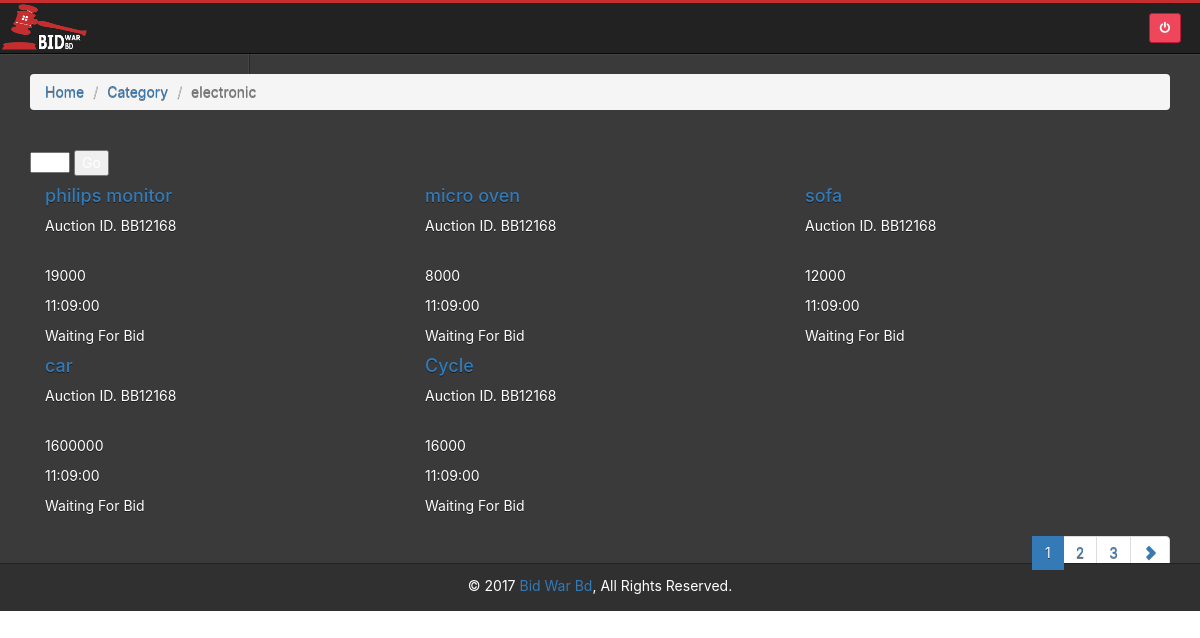
The app's page /category.php with its own data.
### tables this page shows
CREATE TABLE IF NOT EXISTS `category` (
  `id` int(11) NOT NULL,
  `product_category` varchar(30) NOT NULL
);

CREATE TABLE IF NOT EXISTS `product` (
`id` int(11) NOT NULL,
  `category_id` int(11) NOT NULL,
  `user_id` int(11) NOT NULL,
  `product_name` varchar(30) NOT NULL,
  `product_description` varchar(200) NOT NULL,
  `product_launch_date` datetime DEFAULT NULL,
  `product_end_date` datetime NOT NULL,
  `product_image` varchar(500) NOT NULL,
  `product_price` int(30) NOT NULL,
  `sold_date` date NOT NULL,
  `bid_winner_user_id` int(11) NOT NULL,
  `approved` varchar(15) DEFAULT NULL
);

### BidWarBd/BidWarBd.php (called while the page is built, shortened)
<?php
class BidWarBD
{
    public $conn;
    public function __construct()
    {
        $this->conn = mysqli_connect('localhost', 'root', '', 'bidwarbd');
    }
    public function countForLoadIndex()
    {
        $query = "SELECT COUNT(*) AS totalItem FROM `product` where approved is not null";
        $result = mysqli_query($this->conn, $query);
        $row = mysqli_fetch_assoc($result);
        return $row['totalItem'];
    }
    public function paginatorForLoadIndex($pageStartFrom = 0, $Limit = 5)
    {
        $_allUser = array();
        $query = "SELECT product.product_image,product.product_launch_date,users.district,product.product_price,product.id,
users.name, product.product_name, category.product_category FROM category
 JOIN product ON category.id = product.category_id
 INNER JOIN users on users.id = product.user_id where product.approved is not null LIMIT " . $pageStartFrom . "," . $Limit;
        $result = mysqli_query($this->conn, $query);
        while ($row = mysqli_fetch_assoc($result)) {
            $_allUser[] = $row;
        }
        return $_allUser;
    }
}

### category.php (the view, shortened to what this page needs)
<?php
include_once 'inc/header.php'; ?>
<?php
$index = new BidWarBD();
$itemPerPage = $_SESSION['itemPerPage'];
if (array_key_exists('category_id', $_SESSION))
    $totalItem = $index->countForCategoryIndex($_SESSION['category_id']);
else
    $totalItem = $index->countForLoadIndex();
$totalPage = ceil($totalItem / $itemPerPage);
$pagination = "";
if (array_key_exists('pageNumber', $_GET)) {
    $pageNumber = $_GET['pageNumber'];
} else {
    $pageNumber = 1;
}
if ($totalPage > 1) {
    for ($i = 1; $i <= $totalPage; $i++) {
        $class = ($pageNumber == $i) ? "active" : "";
        $pagination .= "<li class='$class'><a href='category.php?pageNumber=$i' >$i</a></li>";
    }
}
$pageStartFrom = $itemPerPage * ($pageNumber - 1);
if (array_key_exists('category_id', $_SESSION)) {
    $index->prepare($_SESSION);
    $categorizedItems = $index->paginateByCategory($pageStartFrom, $itemPerPage);
    if (strtolower($_SERVER['REQUEST_METHOD']) == "post") {
        if ($_POST['filter'] == "lowest_price") {
            $categorizedItems = $index->lowestPriceCategorizedIndex();
        }
        if ($_POST['filter'] == "upcomming_expires") {
            $categorizedItems = $index->expDateCategorizedIndex();
        }
    }
} else {
    $index = new BidWarBD();
    $categorizedItems = $index->paginatorForLoadIndex($pageStartFrom, $itemPerPage);
}
?>
<section class="container-fluid">
    <div class="container">
        <div class="row">
            <div class="col-lg-12 col-md-12 col-sm-12 col-xs-12">
                <ol class="breadcrumb breadcrumb-arrow">
                    <li><a href="index.php">Home</a></li>
                    <li><a href="">Category</a></li>
                    <li class="active"><span><?php
                            if (!empty($categorizedItems[0]))
                                echo $categorizedItems[0]['product_category'] ?></span></li>
                </ol>
            </div>
        </div>
        <div class="row" style="padding: 20px 0;">
            <div class="col-md-12 col-sm-12">
                <form action="" method="get" class="filter-form">
                    <select class="selectpicker" name='itemPerPage'>
                        <option value="5" <?php if ($itemPerPage == 5) echo "selected" ?> >5</option>
                    </select>
                    <input type="submit" value="Go" class="logout-button go-button"/>
                </form>
            </div>
            <div class="category-base-product col-md-12 col-sm-12 col-xs-12">
                <?php foreach ($categorizedItems as $item) {
                    ?>
                    <div class="product col-md-4 col-sm-6">
                        <div class="product-body">
                            <div class="product-name">
                                <h4>
                                    <a href="product-details.php?product_id=<?php echo $item['id'] ?>&from_active=0"> <?php echo $item['product_name'] ?></a>
                                </h4>
                            </div>
                            <div class="product-auction-id">
                                <p>Auction ID. BB12168</p>
                            </div>
                            <div class="product-image">
                            </div>
                            <div class="product-price-and-time">
                                <div class="product-price">
                                    <p><?php echo $item['product_price'] ?></p>
                                </div>
                                <div class="countdown-time">
                                    <p>11:09:00</p>
                                    <span>Waiting For Bid</span>
                                </div>
                            </div>
                        </div>
                    </div>
                <?php } ?>
                <ul class="pagination pull-right">
                    <?php echo $pagination ?>
                    <li
                    ><a href="category.php?pageNumber=<?php echo($pageNumber + 1) ?>>"><span
                                    class="glyphicon glyphicon-chevron-right"></span></a></li>
                </ul>
            </div>
        </div>
    </div>
</section>
<?php include_once 'inc/footer.php'; ?>

### admin/assets/css/main.css (style rules this page uses)
body { font-family: -apple-system, system-ui, BlinkMacSystemFont, "Segoe UI", Roboto, "Helvetica Neue", Arial, sans-serif; }
html { position: relative; min-height: 100%; }
body { margin-bottom: 48px; }

### records on screen
category: product_category "electronic"
product: product_name "philips monitor", product_price "19000"
product: product_name "micro oven", product_price "8000"
product: product_name "sofa", product_price "12000"
product: product_name "car", product_price "1600000"
product: product_name "Cycle", product_price "16000"
